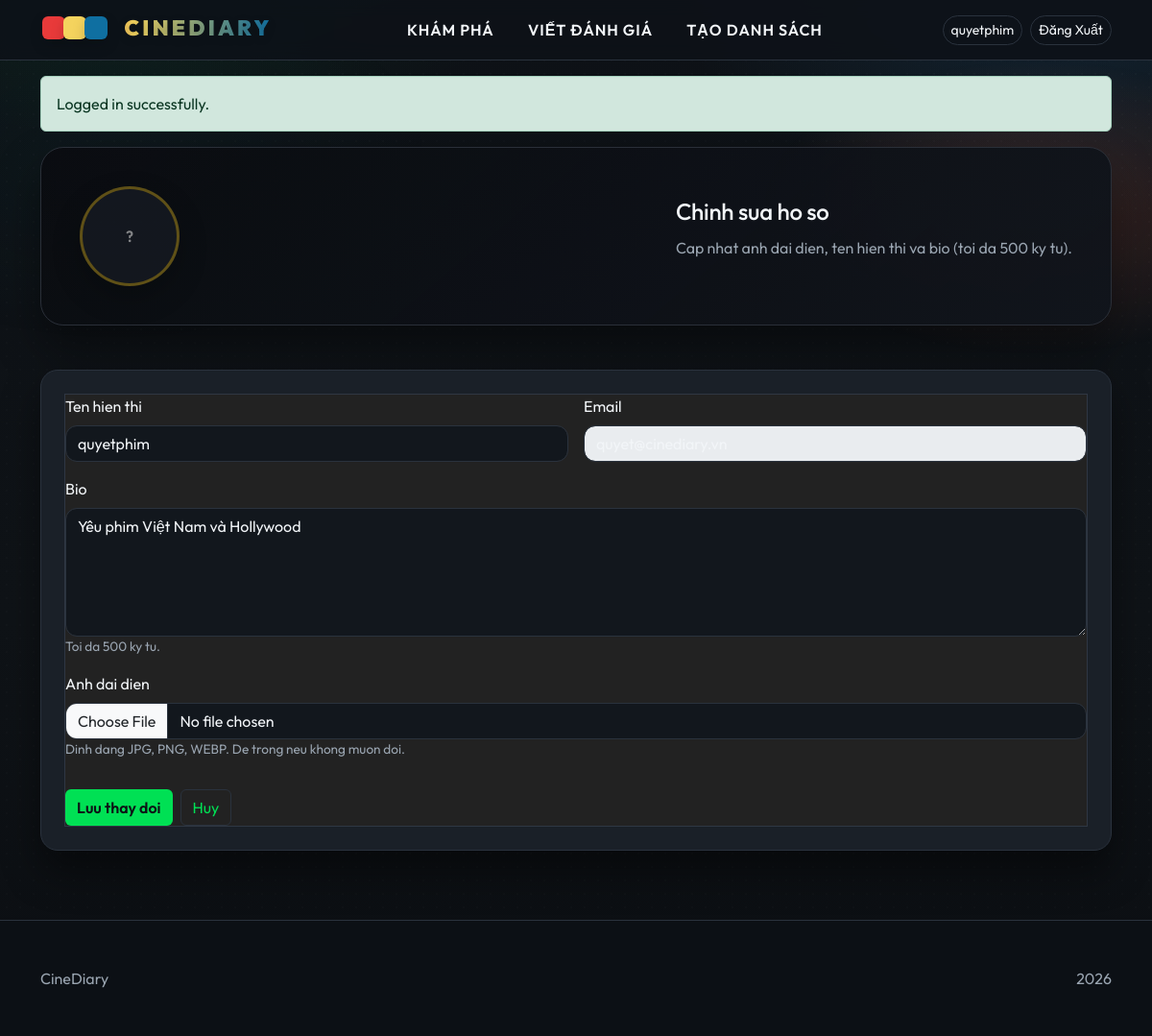
/profile/edit (signed in), run on the app's committed database.
### tables this page shows
CREATE TABLE NguoiDung (
  maNguoiDung INT AUTO_INCREMENT PRIMARY KEY,
  tenDangNhap VARCHAR(100) NOT NULL UNIQUE,
  email VARCHAR(255) NOT NULL UNIQUE,
  matKhau VARCHAR(255) NOT NULL,
  anhDaiDien VARCHAR(255) NULL,
  tieuSu TEXT NULL,
  vaiTro VARCHAR(20) NOT NULL DEFAULT 'ThanhVien',    
  trangThai VARCHAR(20) NOT NULL DEFAULT 'active',    
  ngayTao DATETIME NOT NULL DEFAULT CURRENT_TIMESTAMP,
  ngayCapNhat DATETIME NOT NULL DEFAULT CURRENT_TIMESTAMP ON UPDATE CURRENT_TIMESTAMP
);

### app/core/Controller.php (called while the page is built, shortened)
<?php
class Controller
{
    protected function view(string $view, array $data = []): void
    {
        extract($data, EXTR_SKIP);
        require __DIR__ . '/../views/' . $view . '.php';
    }
}

### app/controllers/ProfileController.php (called while the page is built, shortened)
<?php
class ProfileController extends Controller
{
    public function edit(): void
    {
        $userModel = new User();
        $user = $userModel->findById((int) Auth::user()['id']);
        $this->view('profile/edit', ['user' => $user]);
    }
}

### public/index.php (called while the page is built, shortened)
<?php
require_once __DIR__ . '/../config/config.php';
require_once __DIR__ . '/../app/core/Router.php';
require_once __DIR__ . '/../app/core/Controller.php';
require_once __DIR__ . '/../app/core/Database.php';
require_once __DIR__ . '/../app/core/Model.php';
require_once __DIR__ . '/../app/core/Auth.php';
spl_autoload_register(function (string $class): void {
    $paths = [
        __DIR__ . '/../app/controllers/' . $class . '.php',
        __DIR__ . '/../app/models/' . $class . '.php',
    ];
    foreach ($paths as $path) {
        if (file_exists($path)) {
            return;
        }
    }
});
$router = new Router();
$method = $_SERVER['REQUEST_METHOD'] ?? 'GET';
$uri = parse_url($_SERVER['REQUEST_URI'] ?? '/', PHP_URL_PATH) ?: '/';
$router->dispatch($method, $uri);

### config/config.php (called while the page is built, shortened)
<?php
$config = [
    'base_path' => '',
    'db' => [
        'host' => '127.0.0.1',
        'name' => 'cinediary',
        'user' => 'root',
        'pass' => '',
        'port' => 3306,
        'charset' => 'utf8mb4',
    ],
    'auth' => [
        'google_client_id' => null,
        'google_client_secret' => null,
        'google_redirect' => '/auth/google/callback',
    ],
    'mail' => [
        'driver' => 'smtp',
        'host' => 'smtp.example.com',
        'port' => 587,
        'username' => 'user@example.com',
        'password' => 'secret',
        'encryption' => 'tls',
        'from' => ['address' => 'noreply@example.com', 'name' => 'CineDiary'],
    ],
];
function config(string $key, $default = null)
{
    global $config;
    $segments = explode('.', $key);
    $value = $config;
    foreach ($segments as $segment) {
        $value = $value[$segment];
    }
    return $value;
}
function url(string $path = '/'): string
{
    $base = rtrim((string) config('base_path', ''), '/');
    $path = '/' . ltrim($path, '/');
    return $base . $path;
}
function e($value): string
{
    return htmlspecialchars((string) ($value ?? ''), ENT_QUOTES, 'UTF-8');
}
function flash(string $key, ?string $message = null): ?string
{
    if (isset($_SESSION['flash'][$key])) {
        $msg = $_SESSION['flash'][$key];
        return $msg;
    }
    return null;
}

### app/core/Auth.php (called while the page is built, shortened)
<?php
class Auth
{
    public static function user(): ?array
    {
        return $_SESSION['user'] ?? null;
    }
    public static function check(): bool
    {
        return self::user() !== null;
    }
}

### app/core/Database.php (called while the page is built, shortened)
<?php
class Database
{
    private static ?Database $instance = null;
    private PDO $pdo;
    private function __construct()
    {
        $host = config('db.host');
        $name = config('db.name');
        $charset = config('db.charset', 'utf8mb4');
        $port = (int) config('db.port', 3306);
        $dsn = "mysql:host={$host};dbname={$name};port={$port};charset={$charset}";
        $user = config('db.user');
        $pass = config('db.pass');
        $this->pdo = new PDO($dsn, (string) $user, (string) $pass, [
            PDO::ATTR_ERRMODE => PDO::ERRMODE_EXCEPTION,
            PDO::ATTR_DEFAULT_FETCH_MODE => PDO::FETCH_ASSOC,
        ]);
    }
    public static function instance(): Database
    {
        if (self::$instance === null) {
            self::$instance = new Database();
        }
        return self::$instance;
    }
    public function query(string $sql, array $params = []): PDOStatement
    {
        $stmt = $this->pdo->prepare($sql);
        $stmt->execute($params);
        return $stmt;
    }
    public function fetch(string $sql, array $params = []): ?array
    {
        $row = $this->query($sql, $params)->fetch();
        return $row !== false ? $row : null;
    }
}

### app/models/User.php (called while the page is built, shortened)
<?php
class User extends Model
{
    private function baseSelect(): string
    {
        $statusExpr = "'active' AS status, ";
        if ($this->columnExists('trangThai')) {
            $statusExpr = 'trangThai AS status, ';
        } elseif ($this->columnExists('status')) {
            $statusExpr = 'status AS status, ';
        } elseif ($this->columnExists('biKhoa')) {
            $statusExpr = "CASE WHEN biKhoa = 1 THEN 'locked' ELSE 'active' END AS status, ";
        } elseif ($this->columnExists('is_locked')) {
            $statusExpr = "CASE WHEN is_locked = 1 THEN 'locked' ELSE 'active' END AS status, ";
        }
        return 'SELECT ' .
            'maNguoiDung AS id, ' .
            'tenDangNhap AS display_name, ' .
            'email, ' .
            'matKhau AS password_hash, ' .
            'anhDaiDien AS avatar_url, ' .
            'tieuSu AS bio, ' .
            "CASE WHEN vaiTro = 'QuanTriVien' THEN 'admin' ELSE 'member' END AS role, " .
            $statusExpr .
            'ngayTao AS created_at, ' .
            'ngayCapNhat AS updated_at ' .
            'FROM NguoiDung';
    }
    public function findById(int $id): ?array
    {
        return $this->db->fetch($this->baseSelect() . ' WHERE maNguoiDung = :id LIMIT 1', [
            'id' => $id,
        ]);
    }
    private function columnExists(string $column): bool
    {
        $row = $this->db->fetch(
            "SELECT COUNT(*) AS cnt FROM information_schema.COLUMNS WHERE TABLE_SCHEMA = DATABASE() AND TABLE_NAME = 'NguoiDung' AND COLUMN_NAME = :col",
            ['col' => $column]
        );
        return (int) ($row['cnt'] ?? 0) > 0;
    }
}

### app/core/Model.php (called while the page is built, shortened)
<?php
class Model
{
    public function __construct()
    {
        $this->db = Database::instance();
    }
}

### app/views/profile/edit.php (the view, shortened to what this page needs)
<?php
require __DIR__ . '/../layouts/header.php';
$avatarSrc = '';
?>
<div class="container profile-page">
  <div class="panel profile-hero">
    <div class="profile-header">
      <div class="profile-avatar">
        <?php if ($avatarSrc !== ''): ?>
          <img class="avatar" src="<?php echo e($avatarSrc); ?>" alt="Avatar">
        <?php else: ?>
          <div class="avatar placeholder">?</div>
        <?php endif; ?>
      </div>
      <div class="profile-info">
        <h2 class="h4 mb-1">Chinh sua ho so</h2>
        <p class="text-muted">Cap nhat anh dai dien, ten hien thi va bio (toi da 500 ky tu).</p>
      </div>
    </div>
  </div>
  <div class="panel profile-section">
    <form class="profile-form" method="post" action="<?php echo url('/profile/update'); ?>" enctype="multipart/form-data">
      <div class="row g-3">
        <div class="col-md-6">
          <label class="form-label">Ten hien thi</label>
          <input type="text" class="form-control" name="display_name" value="<?php echo e($user['display_name'] ?? ''); ?>" maxlength="50" required>
        </div>
        <div class="col-md-6">
          <label class="form-label">Email</label>
          <input type="email" class="form-control" value="<?php echo e($user['email'] ?? ''); ?>" disabled>
        </div>
        <div class="col-12">
          <label class="form-label">Bio</label>
          <textarea class="form-control" name="bio" rows="5" maxlength="500" placeholder="Gioi thieu ngan ve ban..."><?php echo e($user['bio'] ?? ''); ?></textarea>
          <div class="form-hint">Toi da 500 ky tu.</div>
        </div>
        <div class="col-12">
          <label class="form-label">Anh dai dien</label>
          <input type="file" class="form-control" name="avatar" accept="image/png, image/jpeg, image/webp">
          <div class="form-hint">Dinh dang JPG, PNG, WEBP. De trong neu khong muon doi.</div>
        </div>
      </div>
      <div class="mt-4 d-flex flex-wrap gap-2">
        <button class="btn btn-accent" type="submit">Luu thay doi</button>
        <a class="btn btn-ghost" href="<?php echo url('/profile'); ?>">Huy</a>
      </div>
    </form>
  </div>
</div>
<?php require __DIR__ . '/../layouts/footer.php'; ?>

### app/core/Router.php (shortened to what this page needs)
<?php
class Router
{
    private array $routes = [];
    private function add(string $method, string $path, $handler): void
    {
        $this->routes[$method][] = [
            'path' => $path,
            'handler' => $handler,
        ];
    }
    public function dispatch(string $method, string $uri): void
    {
        $path = $this->stripBasePath($uri);
        $path = $path === '' ? '/' : $path;
        if ($path !== '/') {
            $path = '/' . trim($path, '/');
        }
        $routes = $this->routes[$method] ?? [];
        foreach ($routes as $route) {
            $params = [];
            if ($this->match($route['path'], $path, $params)) {
                $this->invoke($route['handler'], $params);
                return;
            }
        }
    }
    private function match(string $routePath, string $path, array &$params): bool
    {
        if ($routePath === '/') {
            return $path === '/';
        }
        $pattern = preg_replace('#\{([a-zA-Z_][a-zA-Z0-9_]*)\}#', '(?P<$1>[^/]+)', $routePath);
        $pattern = '#^' . rtrim($pattern, '/') . '$#';
        $normalizedPath = $path === '/' ? '/' : rtrim($path, '/');
        if (preg_match($pattern, $normalizedPath, $matches)) {
            return true;
        }
        return false;
    }
    private function invoke($handler, array $params): void
    {
        if (is_string($handler) && strpos($handler, '@') !== false) {
            [$class, $method] = explode('@', $handler, 2);
            $controller = new $class();
            if (method_exists($controller, 'setParams')) {
                $controller->setParams($params);
            }
            call_user_func([$controller, $method]);
            return;
        }
        throw new RuntimeException('Invalid route handler.');
    }
    private function stripBasePath(string $uri): string
    {
        $uri = '/' . ltrim($uri, '/');
        return $uri;
    }
}

### app/views/layouts/header.php (shortened to what this page needs)
<?php
$bodyClass = trim((string) ($bodyClass ?? ''));
$isAuthed = class_exists('Auth') && Auth::check();
$authUser = $isAuthed ? Auth::user() : null;
?>
<!doctype html>
<html lang="en">
<head>
  <link href="https://cdn.jsdelivr.net/npm/bootstrap@5.3.2/dist/css/bootstrap.min.css" rel="stylesheet">
  <link href="https://cdn.jsdelivr.net/npm/bootstrap-icons@1.11.3/font/bootstrap-icons.min.css" rel="stylesheet">
  <?php
  $cssFile = __DIR__ . '/../../../public/assets/css/style.css';
  $cssVer = file_exists($cssFile) ? filemtime($cssFile) : time();
  ?>
  <link rel="stylesheet" href="<?php echo url('/public/assets/css/style.css') . '?v=' . $cssVer; ?>">
</head>
<body<?php echo $bodyClass !== '' ? ' class="' . e($bodyClass) . '"' : ''; ?>>
<nav class="navbar navbar-expand-lg sticky-top main-nav navbar-dark">
  <div class="container">
    <a class="navbar-brand brand" href="<?php echo url('/'); ?>">
      <span class="logo" aria-label="CineDiary">
        <span class="logo-badges" aria-hidden="true">
          <span class="badge-dot badge-1"></span>
          <span class="badge-dot badge-2"></span>
          <span class="badge-dot badge-3"></span>
        </span>
        <span class="logo-text">CINEDIARY</span>
      </span>
    </a>
    <div class="collapse navbar-collapse" id="mainNav">
      <ul class="navbar-nav mx-auto nav-center">
        <li class="nav-item"><a class="nav-link" href="<?php echo url('/discover'); ?>">KHÁM PHÁ</a></li>
        <li class="nav-item"><a class="nav-link" href="<?php echo url('/reviews'); ?>">VIẾT ĐÁNH GIÁ</a></li>
        <?php if ($isAuthed): ?>
          <li class="nav-item"><a class="nav-link" href="<?php echo url('/lists'); ?>">TẠO DANH SÁCH</a></li>
        <?php endif; ?>
      </ul>
      <div class="nav-actions d-flex align-items-center gap-2">
        <?php if ($isAuthed): ?>
          <div class="user-menu-dropdown">
            <button class="btn btn-ghost btn-sm user-menu-trigger"><?php echo e($authUser['display_name']); ?></button>
          </div>
          <form method="post" action="<?php echo url('/logout'); ?>">
            <button class="btn btn-sm btn-outline-dark">Đăng Xuất</button>
          </form>
        <?php else: ?>
          <a class="btn btn-ghost btn-sm" href="<?php echo url('/login'); ?>">Đăng nhập</a>
          <a class="btn btn-accent btn-sm" href="<?php echo url('/register'); ?>">Tạo tài khoản</a>
        <?php endif; ?>
      </div>
    </div>
  </div>
</nav>
<div class="container mt-3">
  <?php if ($msg = flash('success')): ?>
    <div class="alert alert-success"><?php echo e($msg); ?></div>
  <?php endif; ?>
</div>
<main class="pb-4">

### data on the page
nguoidung: tenDangNhap "quyetphim", display_name "quyetphim", email "quyet@cinediary.vn", bio "Yêu phim Việt Nam và Hollywood"
